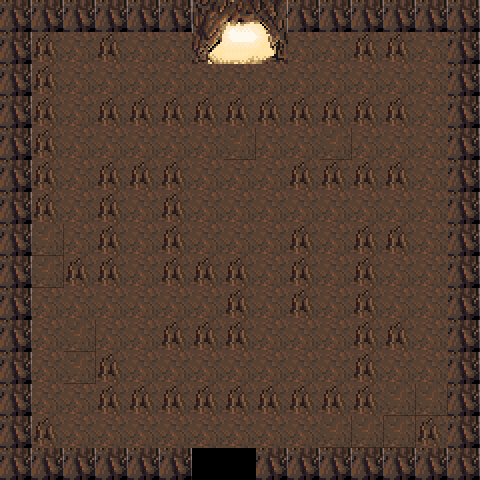

Tiled map render using the project's own tile images. Description and the map definition, with tile-layer contents summarised, below:
An orthogonal 15x15 tile map with 32x32 px tiles, 2 tile layers (properties layer, Tile Layer 1), 7 tilesets.

<map version="1.0" orientation="orthogonal" width="15" height="15" tilewidth="32" tileheight="32">
 <tileset firstgid="1" name="ss_browncave" tilewidth="32" tileheight="32">
  <image source="ss_browncave.png" width="128" height="128" />
 </tileset>
 <tileset firstgid="17" name="cave_4" tilewidth="32" tileheight="32">
  <image source="textures/8-bit_tileset2/cave_4.png" width="512" height="1024" />
 </tileset>
 <tileset firstgid="529" name="beige block" tilewidth="32" tileheight="32">
  <image source="textures/beige block.png" width="32" height="32" />
 </tileset>
 <tileset firstgid="530" name="floor" tilewidth="32" tileheight="32">
  <image source="textures/floor.jpg" width="32" height="32" />
 </tileset>
 <tileset firstgid="531" name="lava2" tilewidth="32" tileheight="32">
  <image source="textures/lava2.png" width="32" height="32" />
 </tileset>
 <tileset firstgid="532" name="Lava" tilewidth="32" tileheight="32">
  <image source="textures/Lava.png" width="32" height="32" />
 </tileset>
 <tileset firstgid="533" name="properties_layer" tilewidth="32" tileheight="32">
  <image source="textures/properties_layer.jpg" width="480" height="480" />
  <tile id="0">
   <properties>
    <property name="blocked" value="true" />
   </properties>
  </tile>
  <tile id="2">
   <properties>
    <property name="door" value="true" />
    <property name="levelID" value="3" />
    <property name="startX" value="224" />
    <property name="startY" value="96" />
   </properties>
  </tile>
  <tile id="3">
   <properties>
    <property name="door" value="true" />
    <property name="levelID" value="5" />
    <property name="startX" value="200" />
    <property name="startY" value="400" />
   </properties>
  </tile>
 </tileset>
 <layer name="properties layer" width="15" height="15">
  <data>[225 cells, 120 non-empty, 3 distinct tile ids]</data>
 </layer>
 <layer name="Tile Layer 1" width="15" height="15">
  <data>[225 cells, 225 non-empty, 12 distinct tile ids]</data>
 </layer>
</map>
